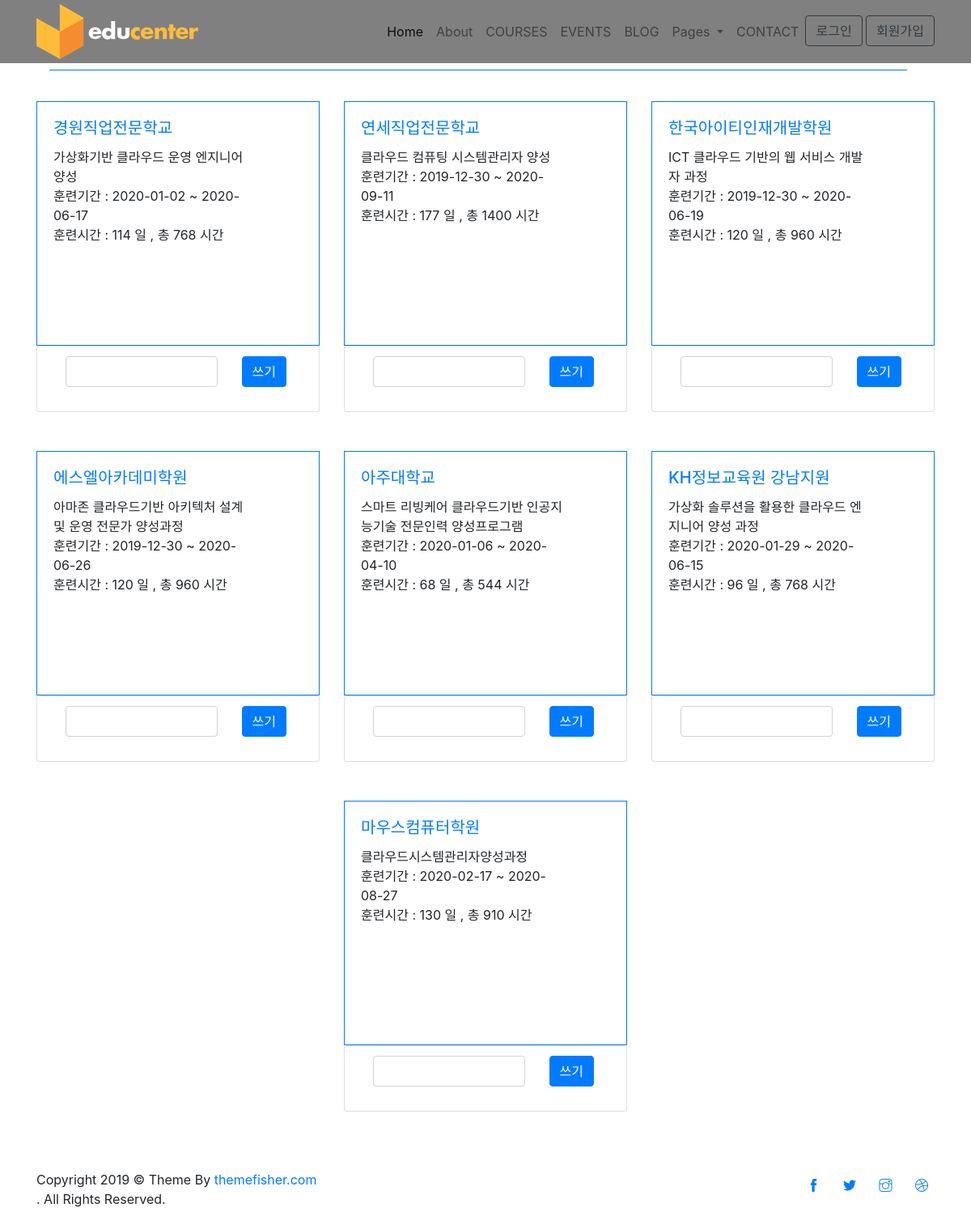
The app's page /window/show/클라우드/ with its own data.
### itess/models.py (models this page shows)
class Information(models.Model):
    title = models.CharField(max_length=300)
    academy = models.CharField(max_length=300)
    info = models.CharField(max_length=300)
    link = models.CharField(max_length=300)
    academy_title = models.CharField(max_length=300)
    academy_num= models.CharField(max_length=300)
    training_date = models.CharField(max_length= 300)
    pay = models.CharField(max_length= 300)
    training_wage = models.CharField(max_length= 300)
    people = models.CharField(max_length= 300)
    training_time = models.CharField(max_length= 300)
    code = models.CharField(max_length=100)
    topic = models.ForeignKey(Topic, on_delete=models.CASCADE, related_name='courses')

### window/views.py (the view, shortened to what this page needs)
# urls.py: path('show/<str:topic_title>/', window_views.show, name='show'),
def show(request, topic_title):
    if( topic_title == "자바" ):
        return render(request, 'window/java.html', context)
    if( topic_title == "클라우드" ):
        return render(request, 'window/cloud.html', context)

### window/templates/window/cloud.html (shortened to what this page needs)
<!DOCTYPE html>
<html lang="zxx">
{% load static %}
<head>
  <link rel="stylesheet" href="{% static 'plugins/bootstrap/bootstrap.min.css' %}">
  <link rel="stylesheet" href="{% static 'plugins/slick/slick.css' %}">
  <link rel="stylesheet" href="{% static 'plugins/themify-icons/themify-icons.css'%}">
  <link rel="stylesheet" href="{% static 'plugins/animate/animate.css'%}">
  <link rel="stylesheet" href="{% static 'plugins/venobox/venobox.css'%}">
    <link rel="stylesheet" href="https://stackpath.bootstrapcdn.com/bootstrap/4.4.1/css/bootstrap.min.css">
</head>
<body>
  <header class="fixed-top header">
    <div class="navigation w-100" >
      <div class="container">
        <nav class="navbar navbar-expand-lg navbar-light p-0">
          <a class="navbar-brand" href="index.html"><img src="{% static 'images/logo.png' %}" alt="logo"></a>
          <div class="collapse navbar-collapse" id="navigation">
            <ul class="navbar-nav ml-auto text-center">
              <li class="nav-item active">
                <a class="nav-link" href="{% url 'window:menu'%}">Home</a>
              </li>
              <li class="nav-item @@about">
                <a class="nav-link" href="{% url 'window:about'%}">About</a>
              </li>
              <li class="nav-item @@courses">
                <a class="nav-link" href="courses.html">COURSES</a>
              </li>
              <li class="nav-item @@events">
                <a class="nav-link" href="events.html">EVENTS</a>
              </li>
              <li class="nav-item @@blog">
                <a class="nav-link" href="blog.html">BLOG</a>
              </li>
              <li class="nav-item dropdown view">
                <a class="nav-link dropdown-toggle" href="#" id="navbarDropdown" role="button" data-toggle="dropdown"
                  aria-haspopup="true" aria-expanded="false">
                  Pages
                </a>
              </li>
              <li class="nav-item @@contact">
                <a class="nav-link" href="contact.html">CONTACT</a>
              </li>
                <li>
                   {% if user.is_authenticated %}
                    <a class="btn btn-outline-primary" href="{% url 'accounts:logout' %}">{{user.username}}</a>
                    {% else %}
                    <a class="btn btn-outline-dark" href="{% url 'accounts:login' %}">로그인 </a>
                    <a class="btn btn-outline-dark" href="{% url 'accounts:signup' %}">회원가입</a>
                    {% endif %}
                </li>
            </ul>
          </div>
        </nav>
      </div>
    </div>
  </header>
  <br>
  <br>
  <section class="section-sm">
    <div class="container">
      <div class="row">
        <div class="col-12">
          <div class="d-flex align-items-center section-title justify-content-between">
            <div class="border-top w-100 border-primary d-none d-sm-block"></div>
            <div>
              <a href="courses.html" class="btn btn-sm btn-primary-outline ml-sm-3 d-none d-sm-block"></a>
            </div>
          </div>
        </div>
      </div>
      <div class="row justify-content-center">
      {% for topic in cloud %}
      {% for info in topic.courses.all %}
      <div class="col-lg-4 col-sm-6 mb-5 item">
          <div class="card p-0 border-primary rounded-0 hover-shadow">
            <div class="card-body" >
              <a href = "{{info.link}}" target="_blank">
              <h5 class="card-title text-primary">{{ info.academy_title }}
              </a></h5>
                <ul class="list-inline mb-2">
                  <li class="list-inline-item">{{ info.title }}</li>
                  <li class="list-inline-item">{{ info.training_date }}</li>
                  <li class="list-inline-item">{{ info.training_time }}</li>
                </ul>
            </div>
          </div>
          <div class="card col-12">
            <div class="card-comment">
              <ul class="list-group list-group-flush">
                <li class="list-group-item">
                    <form action= "{% url 'window:comment' topic.name %}" class="commentForm" >
                      <div class="row">
                        <div class="col-9">
                          <input type="text" class="form-control commentInput">
                        </div>
                        <div class="col-3 text-center">
                          <input type="submit" class="btn btn-primary" value="쓰기">
                        </div>
                      </div>
                    </form>
                </li>
              </ul>
            </div>
          </div>
        </div>
      {% endfor %}
      {% endfor %}
      <div class="row">
        <div class="col-12 text-center">
        </div>
      </div>
    </div>
  </section>
  <footer>
    <div class="copyright py-4 bg-footer">
      <div class="container">
        <div class="row">
          <div class="col-sm-7 text-sm-left text-center">
            <p class="mb-0">Copyright
              © Theme By <a href="https://themefisher.com">themefisher.com</a></p> . All Rights Reserved.
          </div>
          <div class="col-sm-5 text-sm-right text-center">
            <ul class="list-inline">
              <li class="list-inline-item"><a class="d-inline-block p-2" href="https://www.facebook.com/themefisher"><i
                    class="ti-facebook text-primary"></i></a></li>
              <li class="list-inline-item"><a class="d-inline-block p-2" href="https://www.twitter.com/themefisher"><i
                    class="ti-twitter-alt text-primary"></i></a></li>
              <li class="list-inline-item"><a class="d-inline-block p-2" href="#"><i
                    class="ti-instagram text-primary"></i></a></li>
              <li class="list-inline-item"><a class="d-inline-block p-2" href="https://dribbble.com/themefisher"><i
                    class="ti-dribbble text-primary"></i></a></li>
            </ul>
          </div>
        </div>
      </div>
    </div>
  </footer>
</body>
</html>

### window/templates/window/cloud.html (style rules this page uses)
.navigation { background-color: gray; }
.card-body { width: 300px; height: 300px; }
.card-comment { width: 300px; height: 80px; }

### records on screen
Information: academy_title "경원직업전문학교", title "가상화기반 클라우드 운영 엔지니어 양성", training_date "훈련기간 : 2020-01-02 ~ 2020-06-17", training_time "훈련시간 : 114 일 , 총 768 시간"
Information: academy_title "연세직업전문학교", title "클라우드 컴퓨팅 시스템관리자 양성", training_date "훈련기간 : 2019-12-30 ~ 2020-09-11", training_time "훈련시간 : 177 일 , 총 1400 시간"
Information: academy_title "한국아이티인재개발학원", title "ICT 클라우드 기반의 웹 서비스 개발자 과정", training_date "훈련기간 : 2019-12-30 ~ 2020-06-19", training_time "훈련시간 : 120 일 , 총 960 시간"
Information: academy_title "에스엘아카데미학원", title "아마존 클라우드기반 아키텍처 설계 및 운영 전문가 양성과정", training_date "훈련기간 : 2019-12-30 ~ 2020-06-26", training_time "훈련시간 : 120 일 , 총 960 시간"
Information: academy_title "아주대학교", title "스마트 리빙케어 클라우드기반 인공지능기술 전문인력 양성프로그램", training_date "훈련기간 : 2020-01-06 ~ 2020-04-10", training_time "훈련시간 : 68 일 , 총 544 시간"
Information: academy_title "KH정보교육원 강남지원", title "가상화 솔루션을 활용한 클라우드 엔지니어 양성 과정", training_date "훈련기간 : 2020-01-29 ~ 2020-06-15", training_time "훈련시간 : 96 일 , 총 768 시간"
Information: academy_title "마우스컴퓨터학원", title "클라우드시스템관리자양성과정", training_date "훈련기간 : 2020-02-17 ~ 2020-08-27", training_time "훈련시간 : 130 일 , 총 910 시간"
